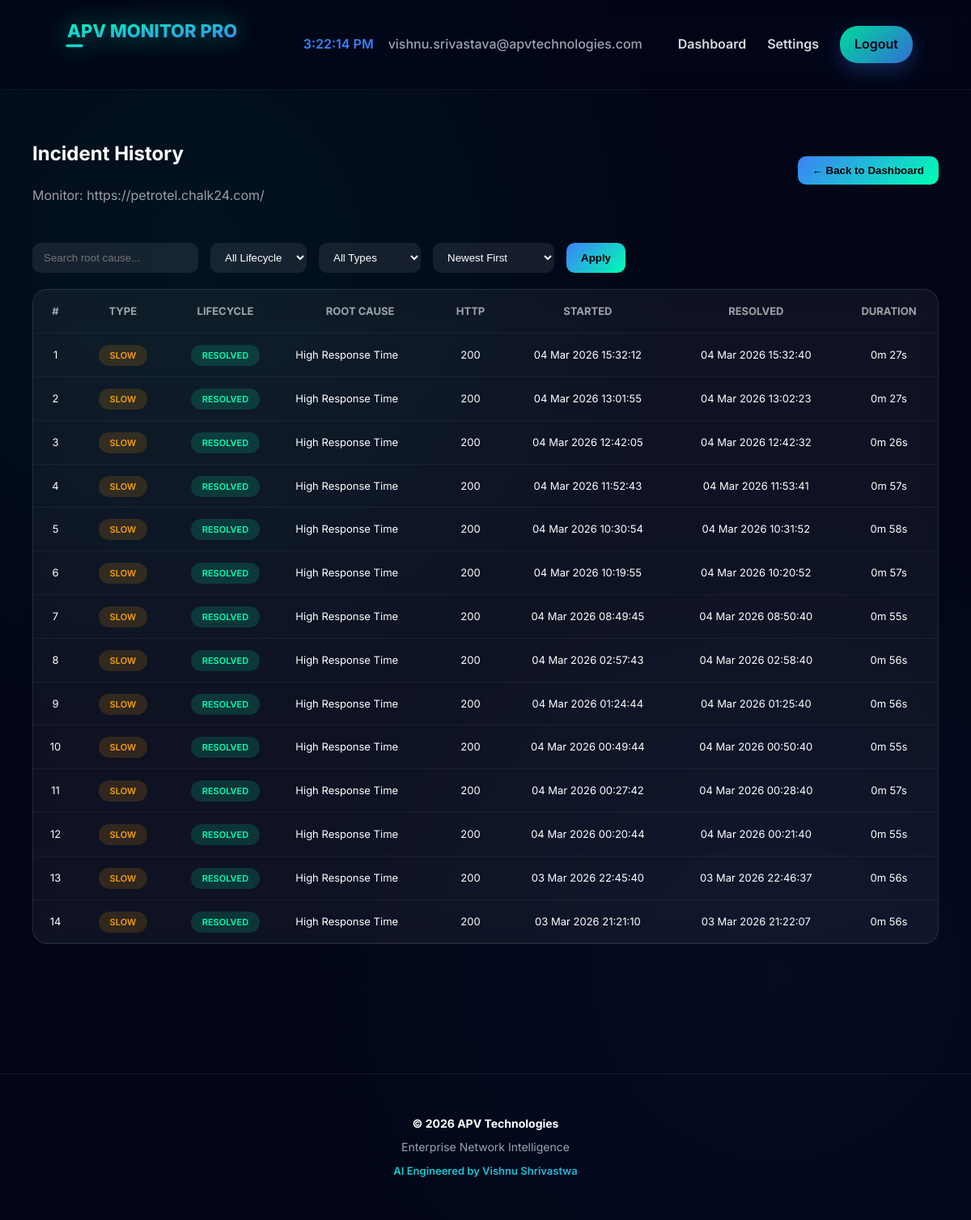
The page /monitor/1/incidents (signed in) on the database its author committed.
### models/user.py (models this page shows, shortened)
class User(db.Model):
    __tablename__ = "users"
    id = db.Column(db.Integer, primary_key=True)
    email = db.Column(db.String(150), unique=True, nullable=False, index=True)
    password = db.Column(db.String(255), nullable=False)
    role = db.Column(db.String(50), default="viewer")
    is_verified = db.Column(db.Boolean, default=False)
    telegram_chat_id = db.Column(db.String(100), nullable=True)
    telegram_connected = db.Column(db.Boolean, default=False)
    telegram_alerts_enabled = db.Column(db.Boolean, default=True)
    telegram_connected_at = db.Column(db.DateTime, nullable=True)
    telegram_connect_token = db.Column(
        db.String(120),
        nullable=True,
        index=True
    )
    telegram_token_created_at = db.Column(
        db.DateTime,
        nullable=True
    )
    created_at = db.Column(
        db.DateTime,
        default=datetime.utcnow
    )
    monitors = db.relationship(
        "Monitor",
        backref="owner",
        lazy=True,
        cascade="all, delete",
        foreign_keys="Monitor.user_id"
    )

### models/monitor.py (models this page shows, shortened)
class Monitor(db.Model):
    __tablename__ = "monitors"
    id = db.Column(
        db.Integer,
        primary_key=True
    )
    url = db.Column(
        db.String(500),
        nullable=False,
        index=True
    )
    status = db.Column(
        db.String(20),
        default="UNKNOWN",
        nullable=False,
        index=True
    )
    response_time = db.Column(
        db.Float,
        nullable=True
    )
    is_paused = db.Column(
        db.Boolean,
        default=False,
        nullable=False,
        index=True
    )
    check_interval = db.Column(
        db.Integer,
        default=60,
        nullable=False
    )
    last_checked_at = db.Column(
        db.DateTime,
        nullable=True,
        index=True
    )
    failure_count = db.Column(
        db.Integer,
        default=0,
        nullable=False
    )
    recovery_count = db.Column(
        db.Integer,
        default=0,
        nullable=False
    )
    ssl_expiry_date = db.Column(
        db.DateTime,
        nullable=True
    )
    ssl_days_remaining = db.Column(
        db.Integer,
        default=0
    )
    last_ssl_check = db.Column(
        db.DateTime,
        nullable=True,
        index=True
    )
    last_checked = db.Column(
        db.DateTime,
        nullable=True,
        index=True
    )
    created_at = db.Column(
        db.DateTime,
        default=datetime.utcnow,
        nullable=False,
        index=True
    )
    user_id = db.Column(
        db.Integer,
        db.ForeignKey("users.id"),
        nullable=False,
        index=True
    )
    created_by = db.Column(
        db.Integer,
        db.ForeignKey("users.id"),
        nullable=False,
        index=True
    )
    incidents = db.relationship(
        "Incident",
        backref="monitor",
        lazy="select",
        cascade="all, delete-orphan"
    )
    logs = db.relationship(
        "MonitorLog",
        backref="monitor",
        lazy="select",
        cascade="all, delete-orphan"
    )

### models/incident.py (models this page shows, shortened)
class Incident(db.Model):
    __tablename__ = "incidents"
    id = db.Column(
        db.Integer,
        primary_key=True
    )
    monitor_id = db.Column(
        db.Integer,
        db.ForeignKey("monitors.id"),
        nullable=False,
        index=True
    )
    status = db.Column(
        db.String(50),
        nullable=False,
        index=True
    )
    message = db.Column(
        db.String(500),
        nullable=True
    )
    created_at = db.Column(
        db.DateTime,
        default=datetime.utcnow,
        index=True
    )
    lifecycle_status = db.Column(
        db.String(20),
        default="ONGOING",
        nullable=False,
        index=True
    )
    started_at = db.Column(
        db.DateTime,
        default=datetime.utcnow,
        nullable=False,
        index=True
    )
    resolved_at = db.Column(
        db.DateTime,
        nullable=True,
        index=True
    )
    duration_seconds = db.Column(
        db.Integer,
        nullable=True
    )
    root_cause = db.Column(
        db.String(255),
        default="Unknown"
    )
    http_status_code = db.Column(
        db.Integer,
        nullable=True
    )
    visibility = db.Column(
        db.String(20),
        default="PUBLIC"
    )
    comment_count = db.Column(
        db.Integer,
        default=0
    )

### routes/monitor_routes.py (the view, shortened to what this page needs)
@monitor_bp.route("/monitor/<int:monitor_id>/incidents")
def view_incidents(monitor_id):
    if not require_login():
        return redirect(url_for("home"))
    monitor = Monitor.query.get_or_404(monitor_id)
    if monitor.user_id != session.get("user_id"):
        flash("Unauthorized access.", "error")
        return redirect(url_for("dashboard"))
    lifecycle = request.args.get("lifecycle")
    status_filter = request.args.get("status")
    search = request.args.get("search")
    sort = request.args.get("sort", "latest")
    query = Incident.query.filter_by(monitor_id=monitor.id)
    if lifecycle in ["ONGOING", "RESOLVED"]:
        query = query.filter_by(lifecycle_status=lifecycle)
    if status_filter:
        query = query.filter_by(status=status_filter)
    if sort == "latest":
        query = query.order_by(Incident.started_at.desc())
    else:
        query = query.order_by(Incident.started_at.asc())
    incidents = query.all()
    return render_template(
        "dashboard/incidents.html",
        monitor=monitor,
        incidents=incidents
    )

### routes/monitor_routes.py (called while the page is built)
def require_login():
    if not session.get("logged_in"):
        flash("Session expired. Please login again.", "error")
        return False
    return True

### templates/dashboard/incidents.html (shortened to what this page needs)
{% extends "layout.html" %}
{% block content %}
<div class="container">
<div class="header-section">
<div>
<h2>Incident History</h2>
<p style="opacity:.6;">Monitor: {{ monitor.url }}</p>
</div>
<div>
<a href="/dashboard">
<button class="back-btn">← Back to Dashboard</button>
</a>
</div>
</div>
<form method="GET" class="filter-row">
<input type="text"
name="search"
placeholder="Search root cause..."
value="{{ search_query or '' }}">
<select name="lifecycle">
<option value="">All Lifecycle</option>
</select>
<select name="status">
<option value="">All Types</option>
</select>
<select name="sort">
<option value="latest">Newest First</option>
</select>
<button class="back-btn" type="submit">Apply</button>
</form>
<div class="table-box">
<table>
<tr>
<th>#</th>
<th>Type</th>
<th>Lifecycle</th>
<th>Root Cause</th>
<th>HTTP</th>
<th>Started</th>
<th>Resolved</th>
<th>Duration</th>
</tr>
{% if incidents %}
{% for incident in incidents %}
<tr>
<td>{{ loop.index }}</td>
<td>
<span class="status-pill
{% if incident.status == 'DOWN' %}down
{% elif incident.status == 'SLOW' %}slow
{% elif incident.status == 'SSL_EXPIRED' %}down
{% elif incident.status == 'SSL_EXPIRING' %}ssl
{% else %}ssl{% endif %}">
{{ incident.status.replace('_',' ') }}
</span>
</td>
<td>
<span class="status-pill
{% if incident.lifecycle_status == 'ONGOING' %}lifecycle-open
{% else %}lifecycle-closed{% endif %}">
{{ incident.lifecycle_status }}
</span>
</td>
<td class="message-box">
{{ incident.root_cause or incident.message }}
</td>
<td>
{{ incident.http_status_code or '-' }}
</td>
<td>
{{ incident.started_at.strftime("%d %b %Y %H:%M:%S") }}
</td>
<td>
{% if incident.resolved_at %}
{{ incident.resolved_at.strftime("%d %b %Y %H:%M:%S") }}
{% else %}
----------
{% endif %}
</td>
<td>
{% if incident.duration_seconds %}
{{ (incident.duration_seconds // 60) }}m {{ (incident.duration_seconds % 60) }}s
{% elif incident.lifecycle_status == "ONGOING" %}
Ongoing
## {% endif %}
</td>
</tr>
{% endfor %}
{% else %}
<tr>
<td colspan="8" style="padding:40px; opacity:.6;">
No incidents recorded.
</td>
</tr>
{% endif %}
</table>
</div>
</div>
{% endblock %}

### templates/layout.html (shortened to what this page needs)
<!DOCTYPE html>
<html lang="en">
<head>
</head>
<body>
<header class="nav">
<div class="apv-logo">
<svg viewBox="0 0 200 60" xmlns="http://www.w3.org/2000/svg">
<text
x="10"
y="25"
font-size="20"
font-weight="800"
fill="url(#apvGradient)">
APV MONITOR PRO
</text>
</svg>
</div>
<div class="nav-links">
{% if session.get('logged_in') %}
<span id="liveClock" style="margin-right:18px;color:#3b82f6;font-weight:600;"></span>
<span style="margin-right:18px;color:#9ca3af;font-weight:500;">
{{ session['email'] }}
</span>
<a href="{{ url_for('dashboard') }}">Dashboard</a>
<a href="{{ url_for('settings.settings_page') }}">Settings</a>
<a href="{{ url_for('auth.logout') }}" class="btn">Logout</a>
{% else %}
{% if not request.path.startswith('/status') %}
<a href="{{ url_for('auth.login') }}">Login</a>
<a href="{{ url_for('auth.signup') }}" class="btn">Create Account</a>
{% endif %}
{% endif %}
</div>
</header>
<main>
{% block content %}{% endblock %}
</main>
<footer class="footer">
<strong>© 2026 APV Technologies</strong>
Enterprise Network Intelligence
<span class="creator">
AI Engineered by Vishnu Shrivastwa
</span>
</footer>
</body>
</html>

### templates/layout.html (style rules this page uses)
:root { --green:#00ffb3; --blue:#3b82f6; --bg:#020617; --text:#ffffff; --muted:#9ca3af; --glass:rgba(2,6,23,.65); }
* { box-sizing:border-box; }
body { margin:0; font-family:'Inter',sans-serif; background: radial-gradient(circle at 20% 20%, rgba(0,255,179,.05), transparent 40%), radial-gradient(circle at 80% 80%, rgba(59,130,246,.05), transparent 40%), var(--bg); color:var(--text); line-height:1.6; -webkit-font-smoothing:antialiased; -moz-osx-font-smoothing:grayscale; }
.container { max-width:1400px; margin:auto; padding:0 6%; }
.nav { display:flex; align-items:center; justify-content:space-between; padding:18px 6%; position:sticky; top:0; backdrop-filter:blur(14px); background:var(--glass); border-bottom:1px solid rgba(255,255,255,.05); z-index:100; }
.apv-logo { width:220px; filter:drop-shadow(0 0 15px rgba(0,255,179,.5)); animation:logoGlow 3s ease-in-out infinite alternate; }
.apv-logo svg { width:100%; }
.nav-links { display:flex; align-items:center; }
.nav-links a { margin-left:26px; text-decoration:none; color:white; font-weight:600; opacity:.85; transition:.25s; }
.btn { padding:10px 18px; border-radius:22px; background:linear-gradient(135deg,var(--green),var(--blue)); color:#020617 !important; font-weight:600; box-shadow:0 8px 25px rgba(59,130,246,.35); transition:.25s; }
main { min-height:60vh; }
.footer { margin-top:120px; text-align:center; padding:50px 20px; border-top:1px solid rgba(255,255,255,.06); color:var(--muted); font-size:14px; }
.footer strong { display:block; color:white; margin-bottom:6px; }
.creator { display:block; margin-top:8px; font-size:13px; font-weight:600; background:linear-gradient(135deg,#00ffb3,#3b82f6); -webkit-background-clip:text; -webkit-text-fill-color:transparent; }

### templates/dashboard/incidents.html (style rules this page uses)
.container { padding:40px; }
.header-section { display:flex; justify-content:space-between; align-items:center; margin-bottom:30px; }
.back-btn { padding:10px 18px; border-radius:10px; border:none; background:linear-gradient(135deg,#3b82f6,#00ffb3); font-weight:600; cursor:pointer; }
.filter-row { display:flex; gap:15px; flex-wrap:wrap; margin-bottom:20px; }
.filter-row input, .filter-row select { padding:10px 14px; border-radius:10px; border:none; background:rgba(255,255,255,0.08); color:white; }
.table-box { border-radius:18px; background:rgba(255,255,255,0.05); backdrop-filter:blur(18px); border:1px solid rgba(255,255,255,0.1); overflow-x:auto; }
table { width:100%; border-collapse:collapse; }
th, td { padding:16px; text-align:center; font-size:13px; }
th { opacity:.6; text-transform:uppercase; }
tr { border-bottom:1px solid rgba(255,255,255,0.05); }
.status-pill { padding:6px 14px; border-radius:20px; font-size:11px; font-weight:600; }
.slow { background:rgba(245,158,11,0.15); color:#f59e0b; }
.lifecycle-closed { background:rgba(0,255,179,0.15); color:#00ffb3; }
.message-box { text-align:left; max-width:300px; word-break:break-word; }

### rows shown on the page
User: email "vishnu.srivastava@apvtechnologies.com"
Monitor: url "https://petrotel.chalk24.com/"
Incident: status.replace "SLOW", lifecycle_status "RESOLVED", root_cause "High Response Time", http_status_code "200", started_at "04 Mar 2026 15:32:12", resolved_at "04 Mar 2026 15:32:40", duration_seconds "0", (incident.duration_seconds%60) "27"
Incident: status.replace "SLOW", lifecycle_status "RESOLVED", root_cause "High Response Time", http_status_code "200", started_at "04 Mar 2026 13:01:55", resolved_at "04 Mar 2026 13:02:23", duration_seconds "0", (incident.duration_seconds%60) "27"
Incident: status.replace "SLOW", lifecycle_status "RESOLVED", root_cause "High Response Time", http_status_code "200", started_at "04 Mar 2026 12:42:05", resolved_at "04 Mar 2026 12:42:32", duration_seconds "0", (incident.duration_seconds%60) "26"
Incident: status.replace "SLOW", lifecycle_status "RESOLVED", root_cause "High Response Time", http_status_code "200", started_at "04 Mar 2026 11:52:43", resolved_at "04 Mar 2026 11:53:41", duration_seconds "0", (incident.duration_seconds%60) "57"
Incident: status.replace "SLOW", lifecycle_status "RESOLVED", root_cause "High Response Time", http_status_code "200", started_at "04 Mar 2026 10:30:54", resolved_at "04 Mar 2026 10:31:52", duration_seconds "0", (incident.duration_seconds%60) "58"
Incident: status.replace "SLOW", lifecycle_status "RESOLVED", root_cause "High Response Time", http_status_code "200", started_at "04 Mar 2026 10:19:55", resolved_at "04 Mar 2026 10:20:52", duration_seconds "0", (incident.duration_seconds%60) "57"
Incident: status.replace "SLOW", lifecycle_status "RESOLVED", root_cause "High Response Time", http_status_code "200", started_at "04 Mar 2026 08:49:45", resolved_at "04 Mar 2026 08:50:40", duration_seconds "0", (incident.duration_seconds%60) "55"
Incident: status.replace "SLOW", lifecycle_status "RESOLVED", root_cause "High Response Time", http_status_code "200", started_at "04 Mar 2026 02:57:43", resolved_at "04 Mar 2026 02:58:40", duration_seconds "0", (incident.duration_seconds%60) "56"
Incident: status.replace "SLOW", lifecycle_status "RESOLVED", root_cause "High Response Time", http_status_code "200", started_at "04 Mar 2026 01:24:44", resolved_at "04 Mar 2026 01:25:40", duration_seconds "0", (incident.duration_seconds%60) "56"
Incident: status.replace "SLOW", lifecycle_status "RESOLVED", root_cause "High Response Time", http_status_code "200", started_at "04 Mar 2026 00:49:44", resolved_at "04 Mar 2026 00:50:40", duration_seconds "0", (incident.duration_seconds%60) "55"
Incident: status.replace "SLOW", lifecycle_status "RESOLVED", root_cause "High Response Time", http_status_code "200", started_at "04 Mar 2026 00:27:42", resolved_at "04 Mar 2026 00:28:40", duration_seconds "0", (incident.duration_seconds%60) "57"
Incident: status.replace "SLOW", lifecycle_status "RESOLVED", root_cause "High Response Time", http_status_code "200", started_at "04 Mar 2026 00:20:44", resolved_at "04 Mar 2026 00:21:40", duration_seconds "0", (incident.duration_seconds%60) "55"
Incident: status.replace "SLOW", lifecycle_status "RESOLVED", root_cause "High Response Time", http_status_code "200", started_at "03 Mar 2026 22:45:40", resolved_at "03 Mar 2026 22:46:37", duration_seconds "0", (incident.duration_seconds%60) "56"
Incident: status.replace "SLOW", lifecycle_status "RESOLVED", root_cause "High Response Time", http_status_code "200", started_at "03 Mar 2026 21:21:10", resolved_at "03 Mar 2026 21:22:07", duration_seconds "0", (incident.duration_seconds%60) "56"
